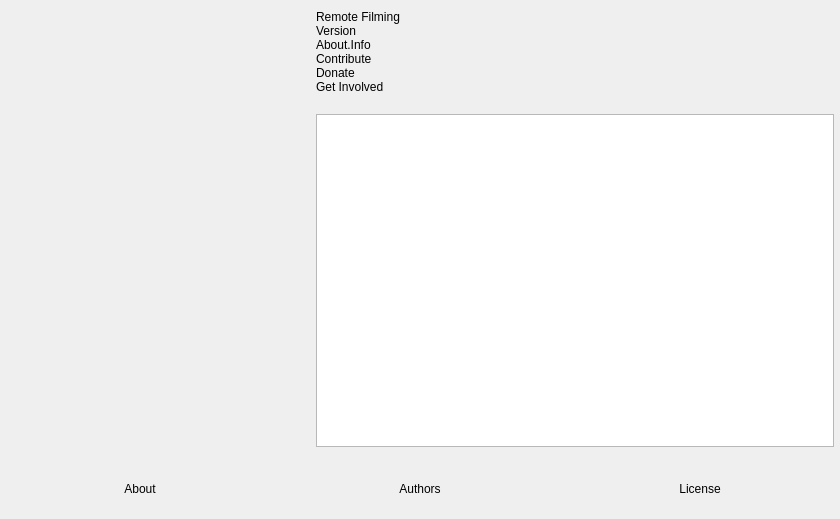
<?xml version="1.0" encoding="UTF-8"?>
<ui version="4.0">
 <class>OBSAbout</class>
 <widget class="QWidget" name="OBSAbout">
  <property name="geometry">
   <rect>
    <x>0</x>
    <y>0</y>
    <width>840</width>
    <height>519</height>
   </rect>
  </property>
  <property name="windowTitle">
   <string>About</string>
  </property>
  <layout class="QVBoxLayout" name="verticalLayout_2">
   <property name="leftMargin">
    <number>0</number>
   </property>
   <property name="topMargin">
    <number>0</number>
   </property>
   <property name="rightMargin">
    <number>0</number>
   </property>
   <property name="bottomMargin">
    <number>0</number>
   </property>
   <item>
    <layout class="QHBoxLayout" name="horizontalLayout_2">
     <property name="spacing">
      <number>30</number>
     </property>
     <property name="leftMargin">
      <number>30</number>
     </property>
     <property name="topMargin">
      <number>10</number>
     </property>
     <property name="rightMargin">
      <number>6</number>
     </property>
     <property name="bottomMargin">
      <number>6</number>
     </property>
     <item>
      <widget class="QLabel" name="icon">
       <property name="minimumSize">
        <size>
         <width>256</width>
         <height>256</height>
        </size>
       </property>
       <property name="maximumSize">
        <size>
         <width>256</width>
         <height>256</height>
        </size>
       </property>
       <property name="text">
        <string/>
       </property>
       <property name="pixmap">
        <pixmap>:res/images/obs.png</pixmap>
       </property>
       <property name="scaledContents">
        <bool>true</bool>
       </property>
      </widget>
     </item>
     <item>
      <layout class="QVBoxLayout" name="verticalLayout">
       <property name="spacing">
        <number>0</number>
       </property>
       <item>
        <widget class="QLabel" name="name">
         <property name="text">
          <string notr="true">Remote Filming</string>
         </property>
        </widget>
       </item>
       <item>
        <widget class="QLabel" name="version">
         <property name="text">
          <string notr="true">Version</string>
         </property>
        </widget>
       </item>
       <item>
        <widget class="QLabel" name="info">
         <property name="text">
          <string>About.Info</string>
         </property>
         <property name="wordWrap">
          <bool>true</bool>
         </property>
        </widget>
       </item>
       <item>
        <widget class="QLabel" name="contribute">
         <property name="text">
          <string notr="true">Contribute</string>
         </property>
         <property name="wordWrap">
          <bool>true</bool>
         </property>
        </widget>
       </item>
       <item>
        <widget class="QLabel" name="donate">
         <property name="text">
          <string notr="true">Donate</string>
         </property>
        </widget>
       </item>
       <item>
        <widget class="QLabel" name="getInvolved">
         <property name="text">
          <string notr="true">Get Involved</string>
         </property>
        </widget>
       </item>
       <item>
        <spacer name="verticalSpacer">
         <property name="orientation">
          <enum>Qt::Vertical</enum>
         </property>
         <property name="sizeType">
          <enum>QSizePolicy::Fixed</enum>
         </property>
         <property name="sizeHint" stdset="0">
          <size>
           <width>20</width>
           <height>20</height>
          </size>
         </property>
        </spacer>
       </item>
       <item>
        <widget class="QTextBrowser" name="textBrowser">
         <property name="openExternalLinks">
          <bool>true</bool>
         </property>
        </widget>
       </item>
      </layout>
     </item>
    </layout>
   </item>
   <item>
    <widget class="QFrame" name="widget">
     <property name="minimumSize">
      <size>
       <width>0</width>
       <height>60</height>
      </size>
     </property>
     <layout class="QHBoxLayout" name="horizontalLayout">
      <property name="spacing">
       <number>0</number>
      </property>
      <property name="leftMargin">
       <number>0</number>
      </property>
      <property name="topMargin">
       <number>0</number>
      </property>
      <property name="rightMargin">
       <number>0</number>
      </property>
      <property name="bottomMargin">
       <number>0</number>
      </property>
      <item>
       <widget class="ClickableLabel" name="about">
        <property name="text">
         <string>About</string>
        </property>
        <property name="alignment">
         <set>Qt::AlignCenter</set>
        </property>
       </widget>
      </item>
      <item>
       <widget class="ClickableLabel" name="authors">
        <property name="text">
         <string>Authors</string>
        </property>
        <property name="alignment">
         <set>Qt::AlignCenter</set>
        </property>
       </widget>
      </item>
      <item>
       <widget class="ClickableLabel" name="license">
        <property name="text">
         <string>License</string>
        </property>
        <property name="alignment">
         <set>Qt::AlignCenter</set>
        </property>
       </widget>
      </item>
     </layout>
    </widget>
   </item>
  </layout>
 </widget>
 <customwidgets>
  <customwidget>
   <class>ClickableLabel</class>
   <extends>QLabel</extends>
   <header>clickable-label.hpp</header>
  </customwidget>
 </customwidgets>
 <resources/>
 <connections/>
</ui>
